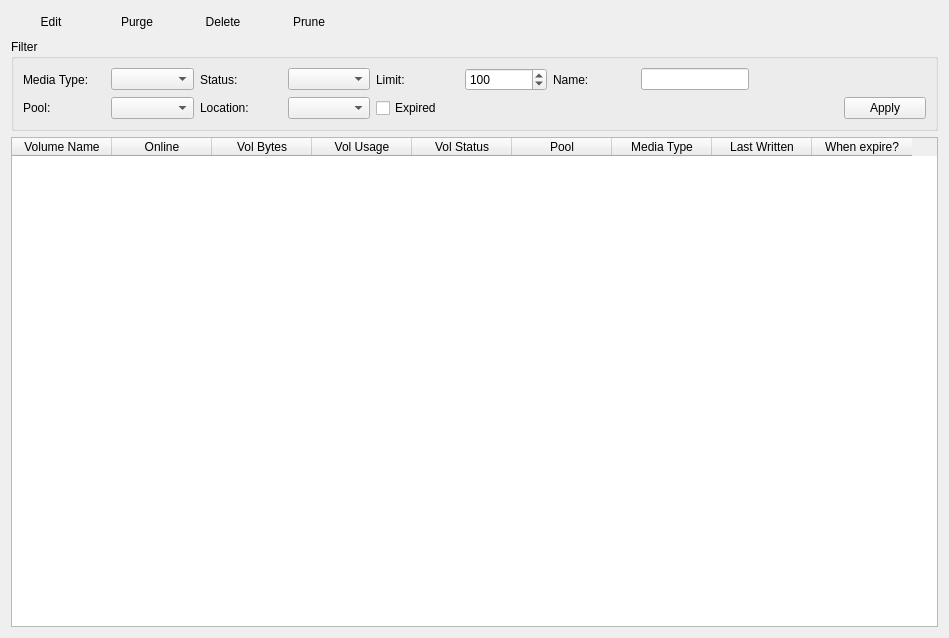
<ui version="4.0" >
 <class>MediaViewForm</class>
 <widget class="QWidget" name="MediaViewForm" >
  <property name="geometry" >
   <rect>
    <x>0</x>
    <y>0</y>
    <width>949</width>
    <height>638</height>
   </rect>
  </property>
  <property name="windowTitle" >
   <string>Form</string>
  </property>
  <layout class="QVBoxLayout" >
   <item>
    <layout class="QHBoxLayout" >
     <item>
      <widget class="QPushButton" name="m_pbEdit" >
       <property name="text" >
        <string>Edit</string>
       </property>
       <property name="icon" >
        <iconset resource="../main.qrc" >:/images/edit.png</iconset>
       </property>
       <property name="flat" >
        <bool>true</bool>
       </property>
      </widget>
     </item>
     <item>
      <widget class="QPushButton" name="m_pbPurge" >
       <property name="text" >
        <string>Purge</string>
       </property>
       <property name="icon" >
        <iconset resource="../main.qrc" >:/images/purge.png</iconset>
       </property>
       <property name="flat" >
        <bool>true</bool>
       </property>
      </widget>
     </item>
     <item>
      <widget class="QPushButton" name="m_pbDelete" >
       <property name="text" >
        <string>Delete</string>
       </property>
       <property name="icon" >
        <iconset resource="../main.qrc" >:/images/purge.png</iconset>
       </property>
       <property name="flat" >
        <bool>true</bool>
       </property>
      </widget>
     </item>
     <item>
      <widget class="QPushButton" name="m_pbPrune" >
       <property name="text" >
        <string>Prune</string>
       </property>
       <property name="icon" >
        <iconset resource="../main.qrc" >:/images/edit-cut.png</iconset>
       </property>
       <property name="flat" >
        <bool>true</bool>
       </property>
      </widget>
     </item>
     <item>
      <spacer>
       <property name="orientation" >
        <enum>Qt::Horizontal</enum>
       </property>
       <property name="sizeHint" >
        <size>
         <width>40</width>
         <height>20</height>
        </size>
       </property>
      </spacer>
     </item>
    </layout>
   </item>
   <item>
    <widget class="QGroupBox" name="groupBox" >
     <property name="title" >
      <string>Filter</string>
     </property>
     <layout class="QGridLayout" >
      <item row="0" column="0" >
       <widget class="QLabel" name="label_2" >
        <property name="text" >
         <string>Media Type:</string>
        </property>
       </widget>
      </item>
      <item row="0" column="1" >
       <widget class="QComboBox" name="m_cbMediaType" />
      </item>
      <item row="0" column="2" >
       <widget class="QLabel" name="label_4" >
        <property name="text" >
         <string>Status:</string>
        </property>
       </widget>
      </item>
      <item row="0" column="3" >
       <widget class="QComboBox" name="m_cbStatus" />
      </item>
      <item row="0" column="4" >
       <widget class="QLabel" name="label_6" >
        <property name="text" >
         <string>Limit:</string>
        </property>
       </widget>
      </item>
      <item row="0" column="5" >
       <widget class="QSpinBox" name="m_sbLimit" >
        <property name="minimum" >
         <number>1</number>
        </property>
        <property name="maximum" >
         <number>1000</number>
        </property>
        <property name="value" >
         <number>100</number>
        </property>
       </widget>
      </item>
      <item row="0" column="6" >
       <widget class="QLabel" name="label_3" >
        <property name="text" >
         <string>Name:</string>
        </property>
       </widget>
      </item>
      <item row="0" column="7" >
       <widget class="QLineEdit" name="m_textName" >
        <property name="sizePolicy" >
         <sizepolicy vsizetype="Fixed" hsizetype="Maximum" >
          <horstretch>0</horstretch>
          <verstretch>0</verstretch>
         </sizepolicy>
        </property>
       </widget>
      </item>
      <item row="0" column="8" colspan="2" >
       <spacer>
        <property name="orientation" >
         <enum>Qt::Horizontal</enum>
        </property>
        <property name="sizeHint" >
         <size>
          <width>40</width>
          <height>20</height>
         </size>
        </property>
       </spacer>
      </item>
      <item row="1" column="0" >
       <widget class="QLabel" name="label" >
        <property name="text" >
         <string>Pool:</string>
        </property>
       </widget>
      </item>
      <item row="1" column="1" >
       <widget class="QComboBox" name="m_cbPool" />
      </item>
      <item row="1" column="2" >
       <widget class="QLabel" name="label_5" >
        <property name="text" >
         <string>Location:</string>
        </property>
       </widget>
      </item>
      <item row="1" column="3" >
       <widget class="QComboBox" name="m_cbLocation" />
      </item>
      <item row="1" column="4" colspan="2" >
       <widget class="QCheckBox" name="m_chkExpired" >
        <property name="text" >
         <string>Expired</string>
        </property>
       </widget>
      </item>
      <item row="1" column="7" colspan="2" >
       <spacer>
        <property name="orientation" >
         <enum>Qt::Horizontal</enum>
        </property>
        <property name="sizeHint" >
         <size>
          <width>40</width>
          <height>20</height>
         </size>
        </property>
       </spacer>
      </item>
      <item row="1" column="9" >
       <widget class="QPushButton" name="m_pbApply" >
        <property name="text" >
         <string>Apply</string>
        </property>
        <property name="icon" >
         <iconset resource="../main.qrc" >:/images/view-refresh.png</iconset>
        </property>
       </widget>
      </item>
     </layout>
    </widget>
   </item>
   <item>
    <widget class="QTableWidget" name="m_tableMedia" >
     <property name="selectionMode" >
      <enum>QAbstractItemView::ExtendedSelection</enum>
     </property>
     <property name="selectionBehavior" >
      <enum>QAbstractItemView::SelectRows</enum>
     </property>
     <property name="sortingEnabled" >
      <bool>true</bool>
     </property>
     <column>
      <property name="text" >
       <string> Volume Name </string>
      </property>
     </column>
     <property name="sortingEnabled" >
      <bool>true</bool>
     </property>
     <column>
      <property name="text" >
       <string>Online</string>
      </property>
     </column>
     <property name="sortingEnabled" >
      <bool>true</bool>
     </property>
     <column>
      <property name="text" >
       <string>Vol Bytes</string>
      </property>
     </column>
     <property name="sortingEnabled" >
      <bool>true</bool>
     </property>
     <column>
      <property name="text" >
       <string>Vol Usage</string>
      </property>
     </column>
     <property name="sortingEnabled" >
      <bool>true</bool>
     </property>
     <column>
      <property name="text" >
       <string>Vol Status</string>
      </property>
     </column>
     <property name="sortingEnabled" >
      <bool>true</bool>
     </property>
     <column>
      <property name="text" >
       <string>Pool</string>
      </property>
     </column>
     <property name="sortingEnabled" >
      <bool>true</bool>
     </property>
     <column>
      <property name="text" >
       <string>Media Type</string>
      </property>
     </column>
     <property name="sortingEnabled" >
      <bool>true</bool>
     </property>
     <column>
      <property name="text" >
       <string>Last Written</string>
      </property>
     </column>
     <property name="sortingEnabled" >
      <bool>true</bool>
     </property>
     <column>
      <property name="text" >
       <string>When expire?</string>
      </property>
     </column>
    </widget>
   </item>
  </layout>
 </widget>
 <resources>
  <include location="../main.qrc" />
 </resources>
 <connections/>
</ui>
